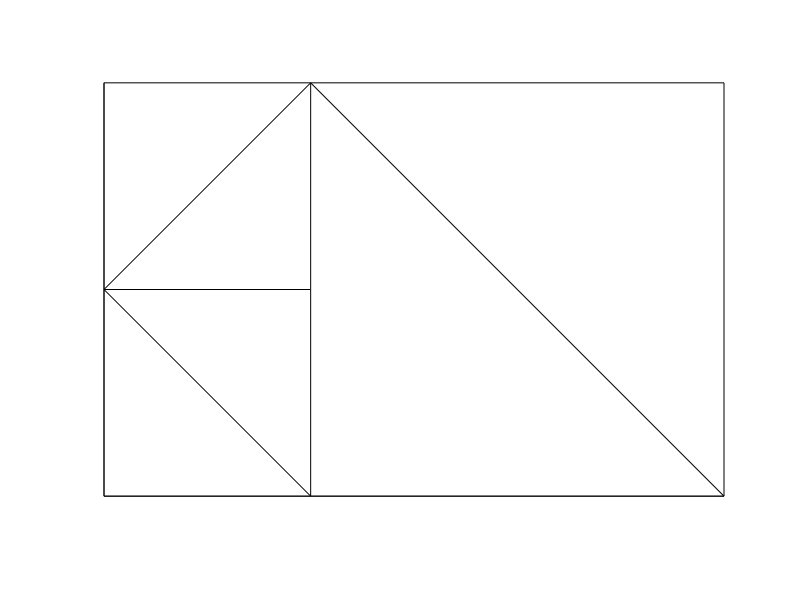

Recreate this plot in MATLAB.
clear;
clc;

x=[0,1/2,3/2];
y=[0,0,0];
plot(x,y,'k');
hold on

x=[0,1/2];
y=[1/2,1/2];
plot(x,y,'k');

x=[0,1/2,3/2];
y=[1,1,1];
plot(x,y,'k');

x=[0,0,0];
y=[0,1/2,1];
plot(x,y,'k');

x=[1/2,1/2,1/2];
y=[0,1/2,1];
plot(x,y,'k');

x=[3/2,3/2];
y=[0,1];
plot(x,y,'k');

x=[1/2,3/2];
y=[1,0];
plot(x,y,'k');

x=[0,1/2];
y=[1/2,0];
plot(x,y,'k');

x=[0,1/2];
y=[1/2,1];
plot(x,y,'k');

axis equal;
set(gca,'xlim',[0 3/2]);
set(gca,'ylim',[0 1]);
set(gca,'Box','off');
set(gca,'xtick',[])
set(gca,'ytick',[])